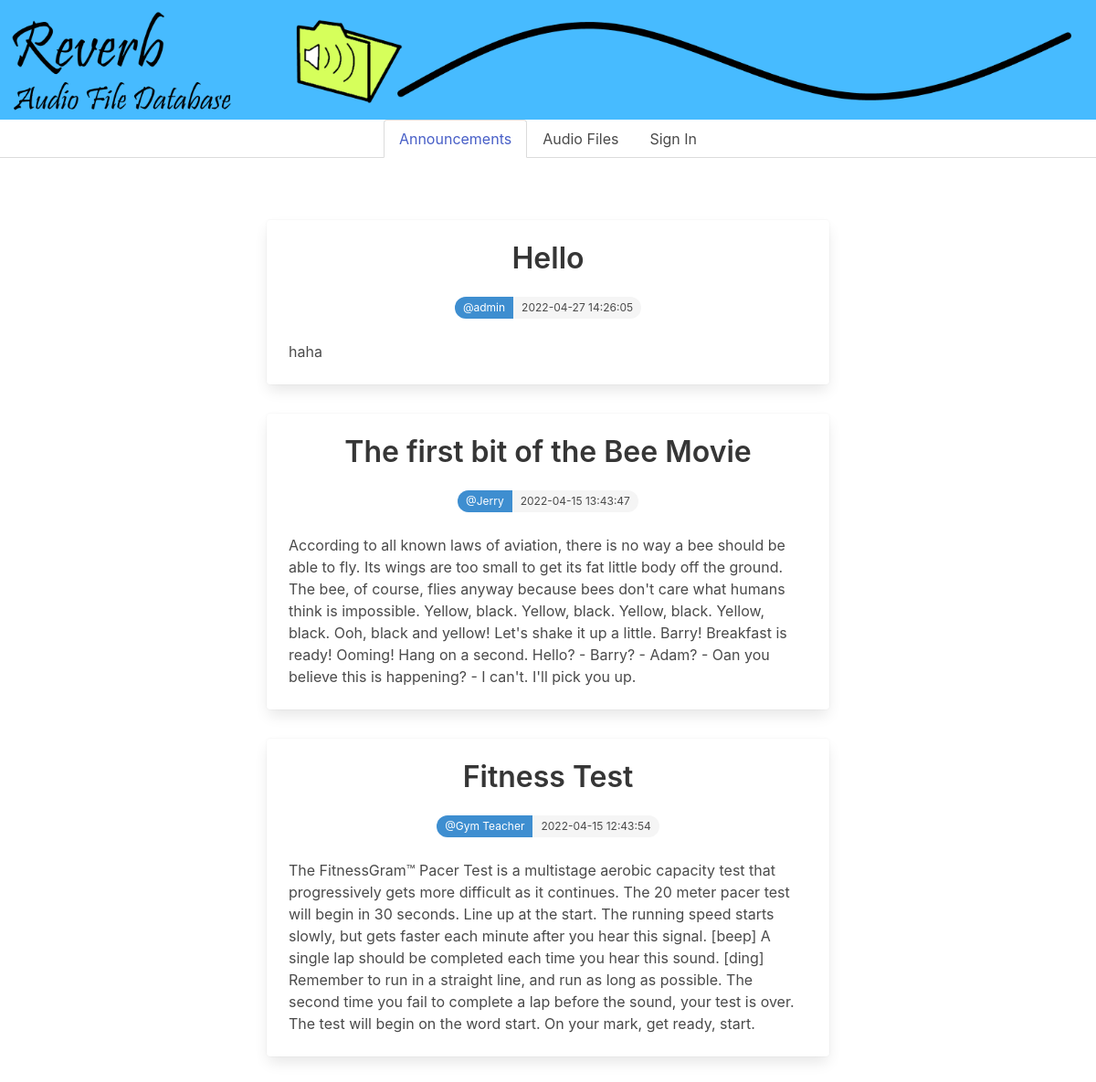
Page /user/home.php on the committed database.
### tables this page shows
CREATE TABLE `announcement` (
  `AnnouncementID` int(11) NOT NULL,
  `Title` varchar(255) NOT NULL,
  `Body` mediumtext NOT NULL,
  `Creator` varchar(255) NOT NULL,
  `Timestamp` timestamp NOT NULL DEFAULT current_timestamp() ON UPDATE current_timestamp()
);

### user/home.php (the view, shortened to what this page needs)
<HTML>
	<head>
		<link rel="stylesheet"
		href="https://cdnjs.cloudflare.com/ajax/libs/bulma/0.9.3/css/bulma.min.css">
		<link rel="stylesheet"href="temp.css">
	</head>
	<body>
		<?php include("../shared/header.php"); ?>
		<div class="container">
			<section class="articles">
				<div class="column is-8 is-offset-2">
					<?php
					$conn = new mysqli("localhost", "root", "", "reverb");
					$result=mysqli_query($conn,"SELECT * FROM `announcement` ORDER BY 1 DESC;");
					while ($row = $result->fetch_assoc()) {
						if($_SESSION['IsAdmin'] ?? null)
						{
							if($_SESSION['IsAdmin'] == 1)
							{
							echo	'<form action = "" onsubmit="submitForm(this); return false;">
									<input type="hidden" name="ID"        value="' . $row['AnnouncementID'] . '">
									<input type="hidden" name="title"     value="' . $row['Title'] .          '">
									<input type="hidden" name="body"      value="' . $row['Body'] .           '">
									<input type="hidden" name="creator"   value="' . $row['Creator'] .        '">
									<input type="hidden" name="timestamp" value="' . $row['Timestamp'] .      '">
									<div class="card article">
										<div class="card-content">
											<div class="media">
												<div class="media-content has-text-centered">
													<p class="title article-title">' . $row['Title'] . '</p>
													<div class="tags has-addons level-item">
														<span class="tag is-rounded is-info">@' . $row['Creator']   . '</span>
														<span class="tag is-rounded">'          . $row['Timestamp'] . '</span>
													</div>
													<input class="button is-warning" type="submit" onclick="clicked=1" value="Edit Post">   </input>
													<input class="button is-danger"  type="submit" onclick="clicked=2" value="Delete Post"> </input>
												</div>
											</div>
											<div class="content article-body">
												<p>' . $row['Body'] . '</p>
											</div>
										</div>
									</div>
									</form>';
							}
						}
						else {
							echo	'<div class="card article">
										<div class="card-content">
											<div class="media">
												<div class="media-content has-text-centered">
													<p class="title article-title">' . $row['Title'] . '</p>
													<div class="tags has-addons level-item">
														<span class="tag is-rounded is-info">@' . $row['Creator'] . '</span>
														<span class="tag is-rounded">' . $row['Timestamp'] . '</span>
													</div>
												</div>
											</div>
											<div class="content article-body">
												<p>' . $row['Body'] . '</p>
											</div>
										</div>
									</div>';
						}
					}
					?>
				</div>
			</section>
		</div>
	</body>
</HTML>

### user/temp.css (style rules this page uses)
.article { margin: 2rem 0; }

### rows in the picture
announcement: Title "Hello", Creator "admin", Timestamp "2022-04-27 14:26:05", Body "haha"
announcement: Title "The first bit of the Bee Movie", Creator "Jerry", Timestamp "2022-04-15 13:43:47", Body "According to all known laws of aviation, there is no way a bee should be able to fly. Its wings are too small to get its fat little body off the ground. The bee, of course, flies anyway because bees don't care what humans think is impossible. Yellow, black. Yellow, black. Yellow, black. Yellow, black. Ooh, black and yellow! Let's shake it up a little. Barry! Breakfast is ready! Ooming! Hang on a second. Hello? - Barry? - Adam? - Oan you believe this is happening? - I can't. I'll pick you up."
announcement: Title "Fitness Test", Creator "Gym Teacher", Timestamp "2022-04-15 12:43:54", Body "The FitnessGram™ Pacer Test is a multistage aerobic capacity test that progressively gets more difficult as it continues. The 20 meter pacer test will begin in 30 seconds. Line up at the start. The running speed starts slowly, but gets faster each minute after you hear this signal. [beep] A single lap should be completed each time you hear this sound. [ding] Remember to run in a straight line, and run as long as possible. The second time you fail to complete a lap before the sound, your test is over. The test will begin on the word start. On your mark, get ready, start."
